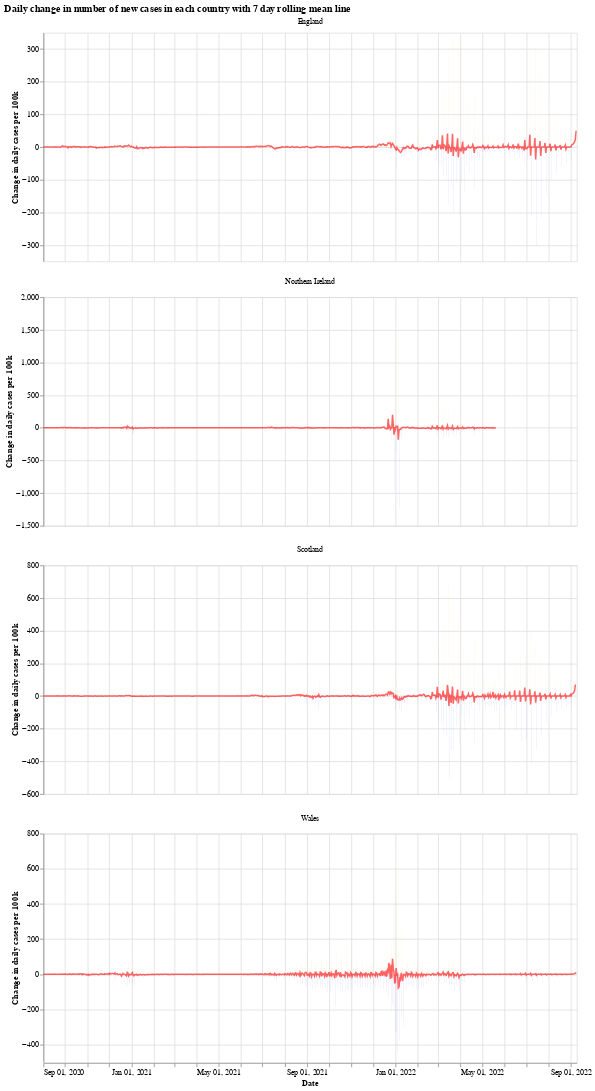

Notebook cell for this chart:
### Markdown cell above
We will use the Python library `Altair` for visualising the data, see the [altair docs](https://altair-viz.github.io/) for more information.

First we have a graph which shows the daily change in the number of new cases for each country. This number jumps up and down all over the place, which is likely due to delay in reporting of new cases over the weekend. Another interesting thing is that it looks like the daily cases in Wales experienced a much shorter period of calm over the summer (calm in the sense of daily cases not jumping up and down).

The orange bars are days when the number of new cases (per 100k population) was more than the previous day, while the blue are days when the number of new cases dropped. The red line is the 7 day moving average. 

When the moving average line is below 0, it means that there is a consistent drop in new cases. We can see this clearly happening around the times that lockdowns were introduced (though, to varying degrees). I will update the graphs soon with a marker of when each lockdown started.

### Code cell
# collapse
import altair as alt

bars = alt.Chart(uk_cases).mark_bar().encode(
    x=alt.X("yearmonthdate(date):T", axis=alt.Axis(title='Date')),
    y=alt.Y("casesChangeRate:Q", axis=alt.Axis(title='Change in daily cases per 100k')),
    tooltip='casesChange',
    color=alt.condition(
        alt.datum.casesChangeRate > 0,
        alt.value("orange"),  # The positive color
        alt.value("blue")  # The negative color
    )
).properties(title='Daily change in number of new cases with 7 day rolling mean',width=700).interactive()

line = alt.Chart(uk_cases).mark_line(
    color='red',
    size=2,
    opacity=0.6
).transform_window(
    rolling_mean='mean(casesChangeRate)',
    frame=[0, 7],
    groupby=['areaName']
).encode(
    x='yearmonthdate(date):T',
    y='rolling_mean:Q'
)

alt.layer(bars, line, data=uk_cases).facet(alt.Column(
    'areaName', title=''), columns=1).resolve_scale(y='independent').properties(title='Daily change in number of new cases in each country with 7 day rolling mean line')

### Figure 1 — Vega-Lite specification as saved in the notebook (floating-point values rounded to 4 significant figures; data arrays with more than 128 entries replaced by an {"elided": "..."} marker saying what was removed)
{"config": {"view": {"continuousWidth": 400, "continuousHeight": 300}}, "data": {"name": "data-017edd3ed3a45113eb5f7e0ca3a54554"}, "facet": {"type": "nominal", "field": "areaName", "title": ""}, "spec": {"layer": [{"mark": "bar", "encoding": {"color": {"condition": {"value": "orange", "test": "(datum.casesChangeRate > 0)"}, "value": "blue"}, "tooltip": {"type": "quantitative", "field": "casesChange"}, "x": {"type": "temporal", "axis": {"title": "Date"}, "field": "date", "timeUnit": "yearmonthdate"}, "y": {"type": "quantitative", "axis": {"title": "Change in daily cases per 100k"}, "field": "casesChangeRate"}}, "selection": {"selector001": {"type": "interval", "bind": "scales", "encodings": ["x", "y"]}}, "title": "Daily change in number of new cases with 7 day rolling mean", "width": 700}, {"mark": {"type": "line", "color": "red", "opacity": 0.6, "size": 2}, "encoding": {"x": {"type": "temporal", "field": "date", "timeUnit": "yearmonthdate"}, "y": {"type": "quantitative", "field": "rolling_mean"}}, "transform": [{"window": [{"op": "mean", "field": "casesChangeRate", "as": "rolling_mean"}], "frame": [0, 7], "groupby": ["areaName"]}]}]}, "columns": 1, "resolve": {"scale": {"y": "independent"}}, "title": "Daily change in number of new cases in each country with 7 day rolling mean line", "$schema": "https://vega.github.io/schema/vega-lite/v4.8.1.json", "datasets": {"data-017edd3ed3a45113eb5f7e0ca3a54554": {"elided": "2840 records"}}}
